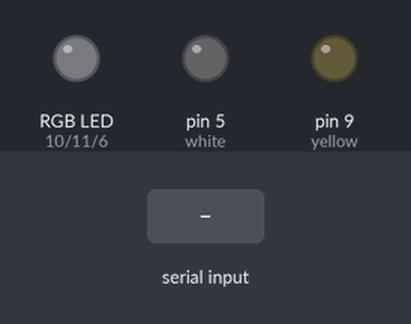
Simulated run of this sketch. Board: Arduino Uno, built with avr-gcc and run on an emulated ATmega328P. Shown: an RGB LED mixed from three pins (HIGH = lit), output pins drawn as LEDs (lit = HIGH). The test bench sets the inputs (shaded band).

Above: at 1.2 s.
1.3 s: "I90\n" received over Serial
At 2.0 s:
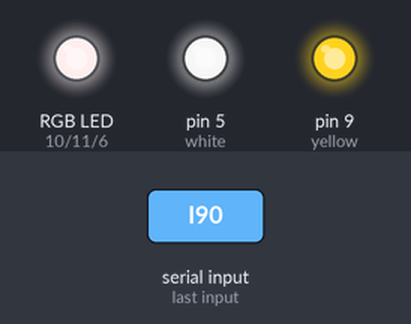
2.8 s: "I,45\n" received over Serial
At 3.2 s:
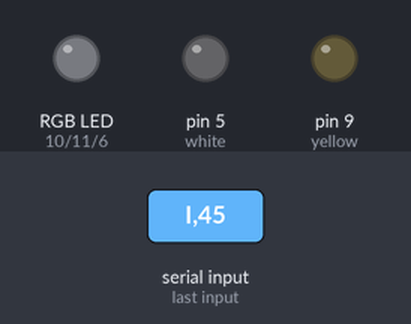
Timing chart, 0 to 5.8 s (numbered marks = the images above; inputs shaded):
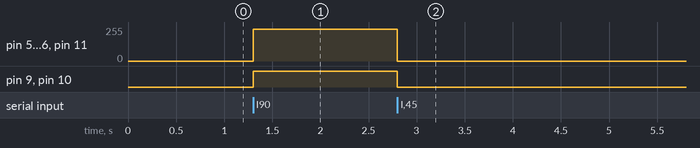

The sketch:

ardunio.ino
```cpp
// Pin assignments for LEDs
int green = 11;  // PWM pin
int white = 5;   // PWM pin
int blue = 6;    // PWM pin
int yellow = 9;  // PWM pin
int red = 10;    // PWM pin

void setup() {
  Serial.begin(115200);
  pinMode(green, OUTPUT);
  pinMode(white, OUTPUT);
  pinMode(blue, OUTPUT);
  pinMode(yellow, OUTPUT);
  pinMode(red, OUTPUT);
  turnOffAllLights();
}

void loop() {
  if (Serial.available() > 0) {
    String input = Serial.readStringUntil('\n');
    if (input.length() > 1) {
      char mode = input[0];
      int fingerCount = input.substring(1).toInt();

      if (mode == 'I') {
        controlIntensity(fingerCount);
      } else if (mode == 'L') {
        controlSingleLight(fingerCount);
      }
    }
  }
}

void controlIntensity(int count) {
  int brightness = map(count, 0, 5, 0, 255);
  analogWrite(green, brightness);
  analogWrite(white, brightness);
  analogWrite(blue, brightness);
  analogWrite(yellow, brightness);
  analogWrite(red, brightness);
}

void controlSingleLight(int count) {
  turnOffAllLights();
  if (count == 1) digitalWrite(green, HIGH);
  if (count == 2) digitalWrite(white, HIGH);
  if (count == 3) digitalWrite(blue, HIGH);
  if (count == 4) digitalWrite(yellow, HIGH);
  if (count == 5) digitalWrite(red, HIGH);
}

void turnOffAllLights() {
  digitalWrite(green, LOW);
  digitalWrite(white, LOW);
  digitalWrite(blue, LOW);
  digitalWrite(yellow, LOW);
  digitalWrite(red, LOW);
}
```

Measured:
- after the input at 1.3 s, pin 5 (white), pin 6 (blue), pin 11 (green): 0/255 → 238/255 at once; pin 9 (yellow), pin 10 (red): LOW → HIGH at once
- after the input at 2.8 s, pin 5 (white), pin 6 (blue), pin 11 (green): 238/255 → 0/255 at once; pin 9 (yellow), pin 10 (red): HIGH → LOW at once
